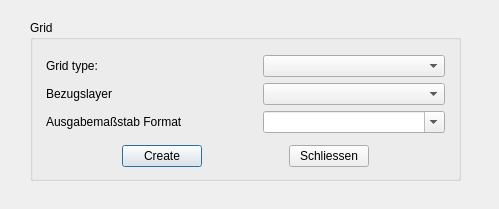
<?xml version="1.0" encoding="UTF-8"?>
<ui version="4.0">
 <class>VogisPrintSerieGrid</class>
 <widget class="QDialog" name="VogisPrintSerieGrid">
  <property name="enabled">
   <bool>true</bool>
  </property>
  <property name="geometry">
   <rect>
    <x>0</x>
    <y>0</y>
    <width>499</width>
    <height>209</height>
   </rect>
  </property>
  <property name="sizePolicy">
   <sizepolicy hsizetype="Fixed" vsizetype="Fixed">
    <horstretch>0</horstretch>
    <verstretch>0</verstretch>
   </sizepolicy>
  </property>
  <property name="windowTitle">
   <string>VogisPrint - Raster erzeugen</string>
  </property>
  <widget class="QGroupBox" name="groupBox">
   <property name="enabled">
    <bool>true</bool>
   </property>
   <property name="geometry">
    <rect>
     <x>30</x>
     <y>20</y>
     <width>431</width>
     <height>161</height>
    </rect>
   </property>
   <property name="title">
    <string>Grid</string>
   </property>
   <layout class="QGridLayout" name="gridLayout_3">
    <item row="0" column="0">
     <layout class="QGridLayout" name="gridLayout_5">
      <property name="leftMargin">
       <number>4</number>
      </property>
      <property name="topMargin">
       <number>4</number>
      </property>
      <property name="rightMargin">
       <number>4</number>
      </property>
      <property name="bottomMargin">
       <number>4</number>
      </property>
      <property name="horizontalSpacing">
       <number>34</number>
      </property>
      <item row="0" column="1">
       <widget class="QComboBox" name="mbgridtype"/>
      </item>
      <item row="0" column="0">
       <widget class="QLabel" name="label_8">
        <property name="text">
         <string>Grid type: </string>
        </property>
       </widget>
      </item>
      <item row="1" column="0">
       <widget class="QLabel" name="label_9">
        <property name="text">
         <string>Bezugslayer</string>
        </property>
       </widget>
      </item>
      <item row="1" column="1">
       <widget class="QComboBox" name="mbmaplayer"/>
      </item>
      <item row="2" column="0">
       <widget class="QLabel" name="label">
        <property name="toolTip">
         <string notr="true"/>
        </property>
        <property name="statusTip">
         <string notr="true"/>
        </property>
        <property name="text">
         <string>Ausgabemaßstab Format</string>
        </property>
       </widget>
      </item>
      <item row="2" column="1">
       <widget class="QComboBox" name="mprintScale">
        <property name="toolTip">
         <string notr="true"/>
        </property>
        <property name="editable">
         <bool>true</bool>
        </property>
        <property name="maxVisibleItems">
         <number>16</number>
        </property>
       </widget>
      </item>
     </layout>
    </item>
    <item row="1" column="0">
     <layout class="QHBoxLayout" name="horizontalLayout">
      <item>
       <spacer name="horizontalSpacer_2">
        <property name="orientation">
         <enum>Qt::Horizontal</enum>
        </property>
        <property name="sizeHint" stdset="0">
         <size>
          <width>40</width>
          <height>20</height>
         </size>
        </property>
       </spacer>
      </item>
      <item>
       <widget class="QPushButton" name="btnMbGrid">
        <property name="text">
         <string>Create</string>
        </property>
       </widget>
      </item>
      <item>
       <spacer name="horizontalSpacer">
        <property name="orientation">
         <enum>Qt::Horizontal</enum>
        </property>
        <property name="sizeHint" stdset="0">
         <size>
          <width>40</width>
          <height>20</height>
         </size>
        </property>
       </spacer>
      </item>
      <item>
       <widget class="QPushButton" name="buttonClose">
        <property name="text">
         <string>Schliessen</string>
        </property>
       </widget>
      </item>
      <item>
       <spacer name="horizontalSpacer_3">
        <property name="orientation">
         <enum>Qt::Horizontal</enum>
        </property>
        <property name="sizeHint" stdset="0">
         <size>
          <width>40</width>
          <height>20</height>
         </size>
        </property>
       </spacer>
      </item>
     </layout>
    </item>
   </layout>
  </widget>
 </widget>
 <resources/>
 <connections>
  <connection>
   <sender>buttonClose</sender>
   <signal>clicked()</signal>
   <receiver>VogisPrintSerieGrid</receiver>
   <slot>VogisPrintSerieGrid_schliessen()</slot>
   <hints>
    <hint type="sourcelabel">
     <x>328</x>
     <y>151</y>
    </hint>
    <hint type="destinationlabel">
     <x>478</x>
     <y>182</y>
    </hint>
   </hints>
  </connection>
 </connections>
 <slots>
  <slot>VogisPrintSerieGrid_schliessen()</slot>
 </slots>
</ui>
